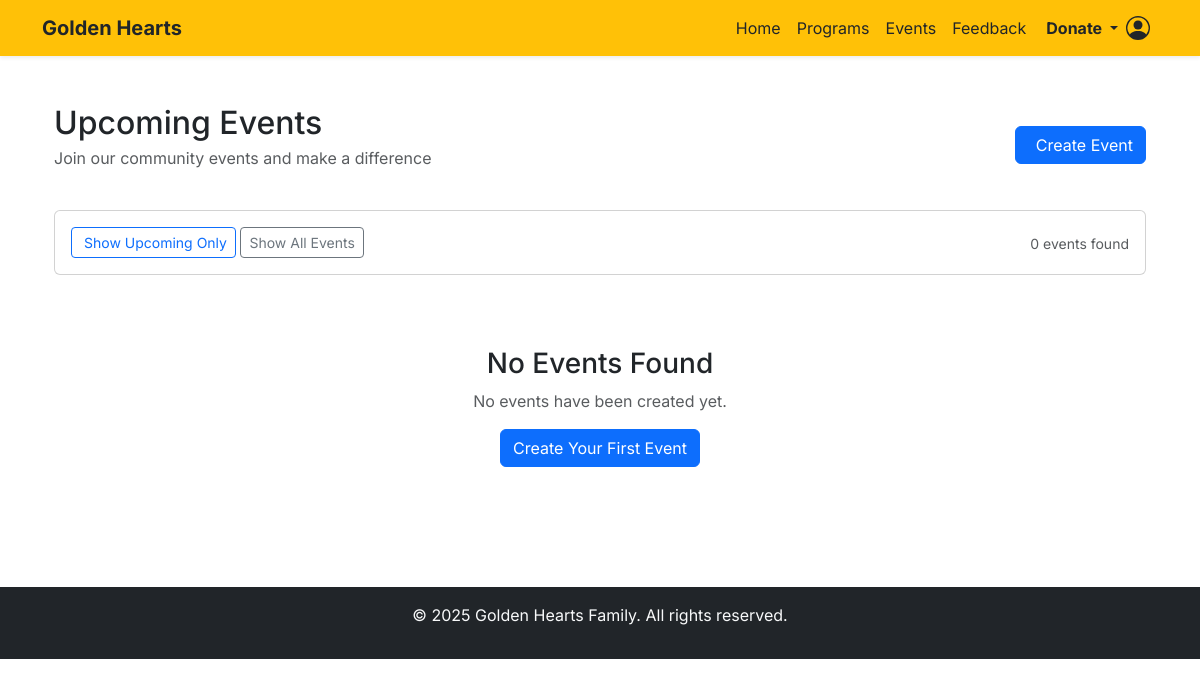
Page /events/ (signed in) on the earlier database version.
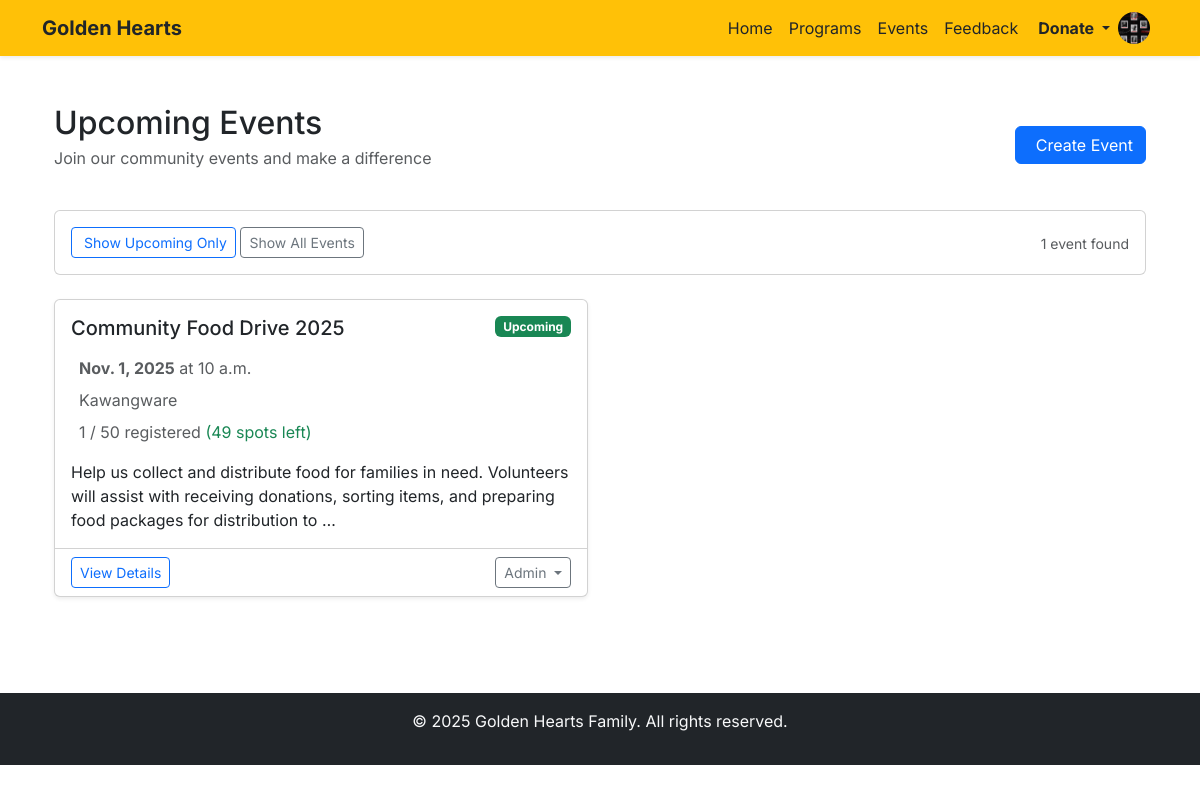
Same page on the later database version.
### events/models.py (models this page shows, shortened)
class Event(models.Model):
    title = models.CharField(max_length=200)
    description = models.TextField()
    date = models.DateField()
    time = models.TimeField()
    location = models.CharField(max_length=200)
    capacity = models.PositiveIntegerField(default=0)
    created_at = models.DateTimeField(auto_now_add=True)
    updated_at = models.DateTimeField(auto_now=True)
    created_by = models.ForeignKey(
        settings.AUTH_USER_MODEL,
        on_delete=models.SET_NULL,
        null=True,
        related_name='created_events'
    )
    class Meta:
        ordering = ['-date', '-time']
    @property
    def is_past(self):
        return self.date < timezone.now().date()
    @property
    def approved_registrations_count(self):
        return self.registrations.filter(approved=True).count()
    @property
    def available_spots(self):
        return max(0, self.capacity - self.approved_registrations_count)
    @property
    def is_full(self):
        return self.capacity > 0 and self.approved_registrations_count >= self.capacity

### events/views.py (the view)
# urls.py: path('', views.event_list, name='event_list'),
def event_list(request):
    events = Event.objects.all().order_by('-date', '-time')
    upcoming = request.GET.get('upcoming')
    if upcoming:
        events = events.filter(date__gte=timezone.now().date())
    return render(request, 'events/event_list.html', {
        'events': events,
        'upcoming_filter': bool(upcoming)
    })

### accounts/models.py (called while the page is built)
    def get_profile_picture_url(self):
        if self.profile_picture and hasattr(self.profile_picture, 'url'):
            try:
                if os.path.exists(self.profile_picture.path):
                    return self.profile_picture.url
            except (ValueError, FileNotFoundError):
                pass
        return None

### events/templates/events/event_list.html (shortened to what this page needs)
{% extends 'base.html' %}
{% load static %}
{% block content %}
<div class="container py-4">
    <div class="d-flex justify-content-between align-items-center mb-4">
        <div>
            <h1 class="h2 mb-1">Upcoming Events</h1>
            <p class="text-muted">Join our community events and make a difference</p>
        </div>
        {% if user.is_authenticated and user.role == 'admin' %}
            <a href="{% url 'events:event_create' %}" class="btn btn-primary">
                Create Event
            </a>
        {% endif %}
    </div>
    <div class="card mb-4">
        <div class="card-body">
            <div class="row align-items-center">
                <div class="col-md-6">
                    <a href="?upcoming=true" class="btn btn-outline-primary btn-sm">
                        Show Upcoming Only
                    </a>
                    <a href="{% url 'events:event_list' %}" class="btn btn-outline-secondary btn-sm">
                        Show All Events
                    </a>
                </div>
                <div class="col-md-6 text-md-end">
                    <small class="text-muted">{{ events.count }} event{{ events.count|pluralize }} found</small>
                </div>
            </div>
        </div>
    </div>
    <div class="row">
        {% for event in events %}
        <div class="col-lg-6 mb-4">
            <div class="card h-100 shadow-sm">
                <div class="card-body">
                    <div class="d-flex justify-content-between align-items-start mb-3">
                        <h5 class="card-title mb-0">{{ event.title }}</h5>
                        {% if event.is_full %}
                            <span class="badge bg-danger">Full</span>
                        {% elif event.is_past %}
                            <span class="badge bg-secondary">Past</span>
                        {% else %}
                            <span class="badge bg-success">Upcoming</span>
                        {% endif %}
                    </div>
                    <div class="text-muted mb-3">
                        <div class="mb-2">
                            <strong>{{ event.date }}</strong> at {{ event.time }}
                        </div>
                        <div class="mb-2">
                            {{ event.location }}
                        </div>
                        {% if event.capacity > 0 %}
                        <div class="mb-2">
                            {{ event.approved_registrations_count }} / {{ event.capacity }} registered
                            {% if event.available_spots > 0 %}
                                <span class="text-success">({{ event.available_spots }} spots left)</span>
                            {% endif %}
                        </div>
                        {% endif %}
                    </div>
                    <p class="card-text">{{ event.description|truncatewords:25 }}</p>
                </div>
                <div class="card-footer bg-transparent">
                    <div class="d-flex justify-content-between align-items-center">
                        <a href="{% url 'events:event_detail' event.id %}" class="btn btn-outline-primary btn-sm">
                            View Details
                        </a>
                        {% if user.is_authenticated and user.role == 'admin' %}
                        <div class="dropdown">
                            <button class="btn btn-outline-secondary btn-sm dropdown-toggle" type="button"
                                    data-bs-toggle="dropdown">
                                Admin
                            </button>
                        </div>
                        {% endif %}
                    </div>
                </div>
            </div>
        </div>
        {% empty %}
        <div class="col-12">
            <div class="text-center py-5">
                <h3>No Events Found</h3>
                <p class="text-muted">
                    {% if upcoming_filter %}
                        No upcoming events scheduled. Please check back later.
                    {% else %}
                        No events have been created yet.
                    {% endif %}
                </p>
                {% if user.is_authenticated and user.role == 'admin' %}
                <a href="{% url 'events:event_create' %}" class="btn btn-primary">Create Your First Event</a>
                {% endif %}
            </div>
        </div>
        {% endfor %}
    </div>
</div>
{% endblock %}

### templates/base.html (shortened to what this page needs)
<!DOCTYPE html>
<html lang="en">
<head>
    <link href="https://cdn.jsdelivr.net/npm/bootstrap@5.3.3/dist/css/bootstrap.min.css" rel="stylesheet">
</head>
<body>
    <nav class="navbar navbar-expand-lg navbar-dark bg-warning shadow-sm">
        <div class="container">
            <a class="navbar-brand fw-bold text-dark" href="{% url 'home' %}">Golden Hearts</a>
            <div class="collapse navbar-collapse" id="navbarNav">
                <ul class="navbar-nav ms-auto">
                    {% if user.is_authenticated %}
                    <li class="nav-item"><a href="{% url 'home' %}" class="nav-link text-dark">Home</a></li>
                    <li class="nav-item"><a href="{% url 'programs:program_list' %}"
                            class="nav-link text-dark">Programs</a></li>
                    <li class="nav-item"><a href="{% url 'events:event_list' %}" class="nav-link text-dark">Events</a>
                    </li>
                    <li class="nav-item"><a href="{% url 'feedback:submit' %}" class="nav-link text-dark">Feedback</a>
                    </li>
                    <li class="nav-item dropdown">
                        <a class="nav-link dropdown-toggle text-dark fw-bold" href="#" id="donateDropdown" role="button"
                            data-bs-toggle="dropdown" aria-expanded="false">
                             Donate
                        </a>
                    </li>
                    <a href="{% url 'profile' %}" class="nav-link text-dark p-0 d-flex align-items-center">
                        {% with profile_pic_url=user.get_profile_picture_url %}
                        {% if profile_pic_url %}
                        <img src="{{ profile_pic_url }}" alt="{{ user.first_name|default:user.email }}'s profile"
                            class="rounded-circle me-2" style="width: 32px; height: 32px; object-fit: cover;">
                        {% endif %}
                        {% endwith %}
                    </a>
                    {% endif %}
                </ul>
            </div>
        </div>
    </nav>
    <main class="container mt-4">
        {% block content %}{% endblock %}
    </main>
    <footer class="bg-dark text-center text-light py-3 mt-5">
        <p>&copy; 2025 Golden Hearts Family. All rights reserved.</p>
    </footer>
</body>
</html>

### templates/base.html (style rules this page uses)
body { font-family: 'Inter', sans-serif; }

Differences in the rows shown:
added Event: title "Community Food Drive 2025", shows "Upcoming", date "Nov. 1, 2025", time "10 a.m.", location "Kawangware", approved_registrations_count "1", capacity "50", available_spots "49", description "Help us collect and distribute food for families in need. Volunteers will assist with receiving donations, sorting items, and preparing food packages for distribution to …"
Other differences:
{{ events.count }}: "0" → "1"
text no longer shown: "No Events Found No events have been created yet. Create Your First Event"
